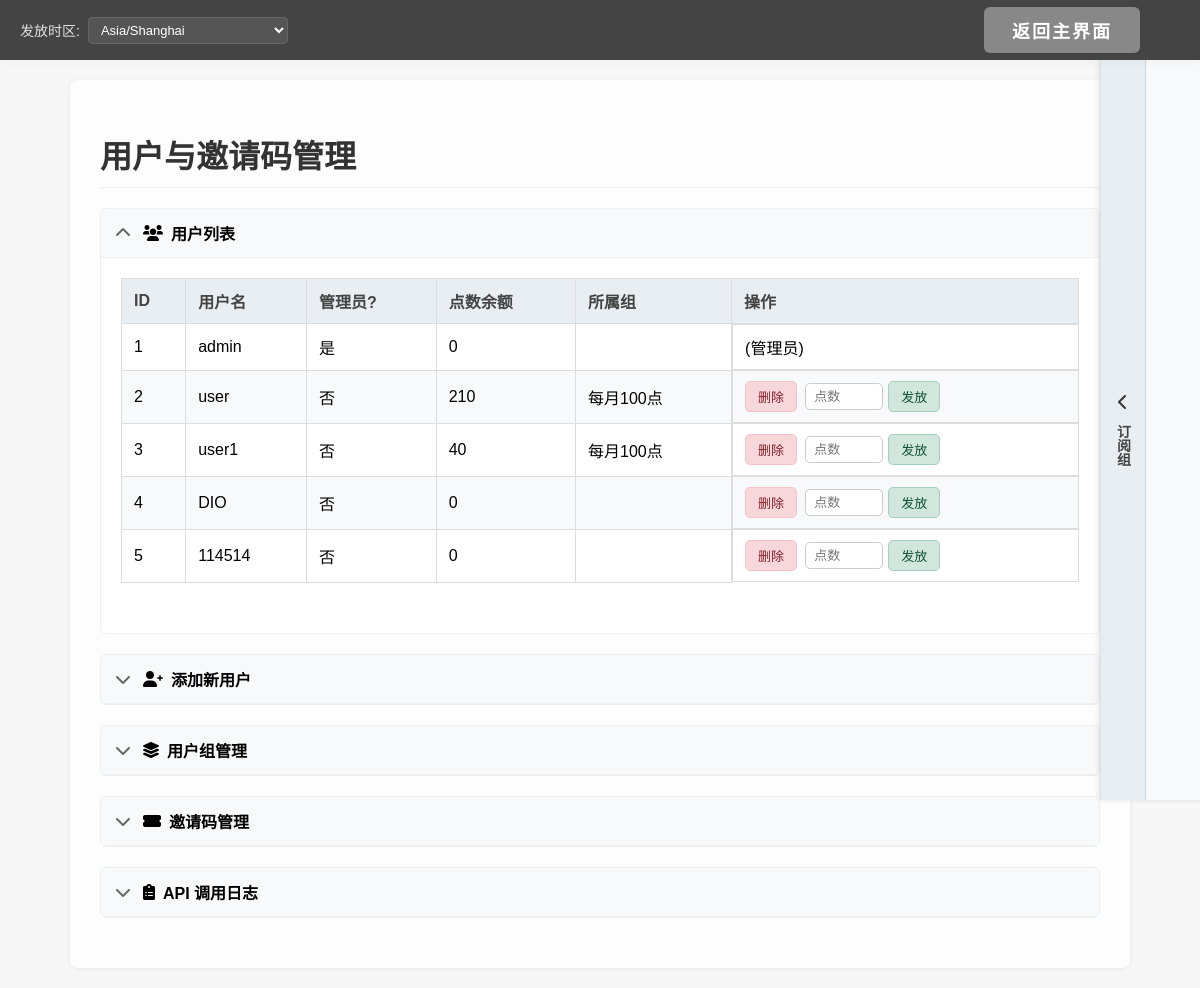
Page /user/manage (signed in) on the earlier database version.
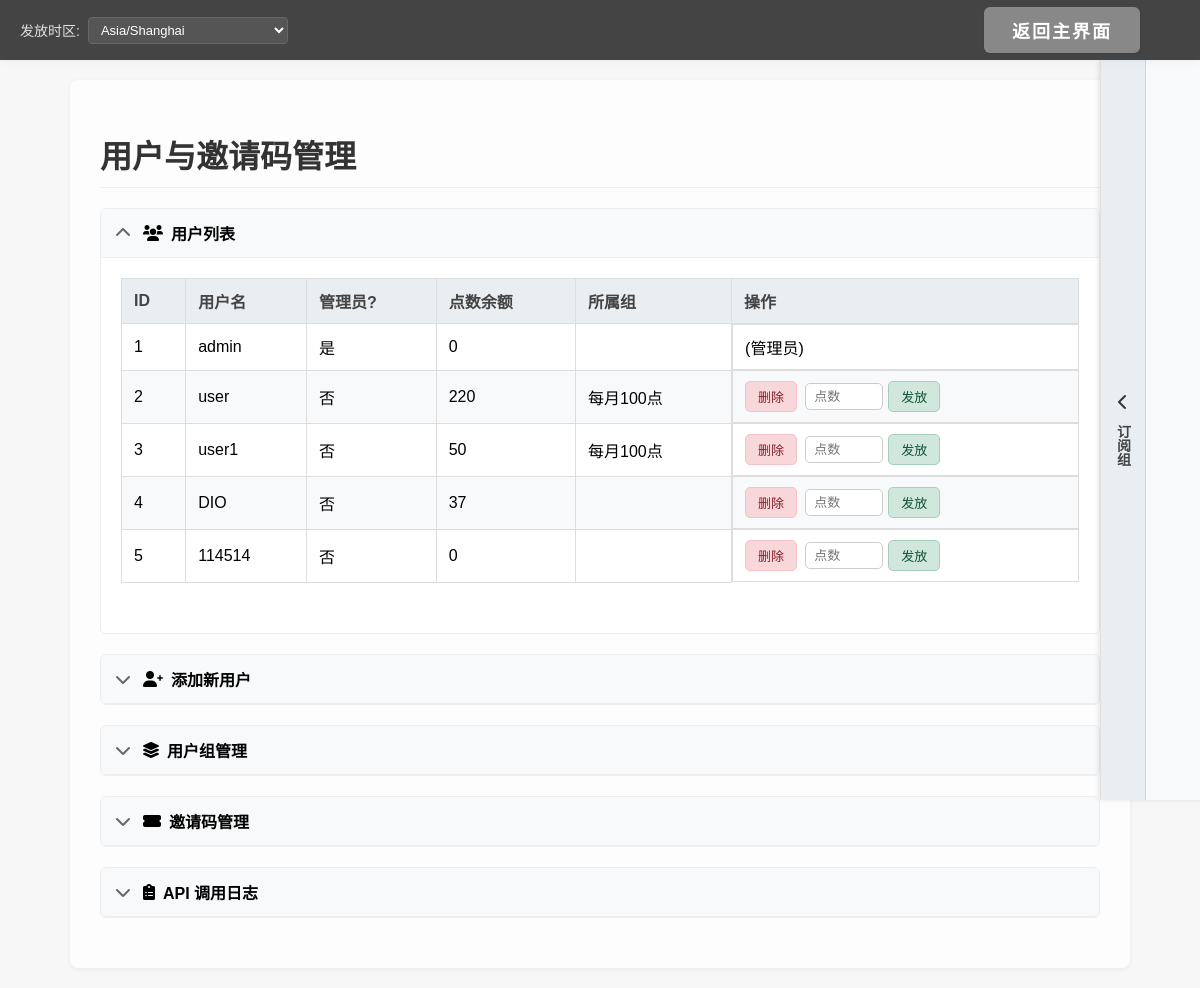
Same page on the later database version.
### app/models/user.py (models this page shows, shortened)
class User(UserMixin, db.Model):
    id = db.Column(db.Integer, primary_key=True)
    username = db.Column(db.String(80), unique=True, nullable=False)
    email = db.Column(db.String(120), unique=True, nullable=True)
    password_hash = db.Column(db.String(128), nullable=False)
    is_admin = db.Column(db.Boolean, default=False)
    password_change_required = db.Column(db.Boolean, default=False, nullable=False)
    auto_save_on_navigate = db.Column(db.Boolean, default=True, nullable=False)
    points = db.Column(db.Integer, default=0, nullable=False)
    active_ai_service_id = db.Column(db.Integer, db.ForeignKey('ai_service.id', use_alter=True, name='fk_user_active_ai_service'), nullable=True)
    active_ai_service = db.relationship('AIService', foreign_keys=[active_ai_service_id], post_update=True)
    groups = db.relationship('Group',
                             secondary=user_group_association,
                             lazy='dynamic', # 返回查询对象
                             back_populates='users')
    @property
    def password(self):
        raise AttributeError('password is not a readable attribute')

### app/user.py (the view, shortened to what this page needs)
@user.route('/manage', methods=['GET', 'POST'])
@login_required
def manage():
    if not current_user.is_admin:
        flash('无权限访问')
        return redirect(url_for('main.index'))
    users = User.query.all()
    groups = Group.query.order_by(Group.name).all()
    return render_template('user_manage.html', users=users, groups=groups)

### app/auth.py (called while the page is built)
@login_manager.user_loader
def load_user(user_id):
    return db.session.get(User, int(user_id))

### app/templates/user_manage.html (shortened to what this page needs)
<!DOCTYPE html>
<html lang="zh-CN">
<head>
    <link rel="stylesheet" href="/static/style.css">
    <link rel="stylesheet" href="https://cdnjs.cloudflare.com/ajax/libs/font-awesome/6.0.0/css/all.min.css">
</head>
<body>
    <div class="top-bar">
        <div class="left-controls">
            <div class="timezone-selector-container">
                <label for="timezone-selector">发放时区:</label>
                <select id="timezone-selector" name="distribution_timezone">
                    <option value="">加载中...</option>
                </select>
            </div>
        </div>
        <div class="right-buttons">
             <a href="{{ url_for('main.index') }}" class="top-btn">返回主界面</a>
        </div>
    </div>
    <div class="container">
        <h1>用户与邀请码管理</h1>
        <details class="collapsible-section" open>
            <summary><i class="fas fa-users"></i> 用户列表</summary>
            <div class="collapsible-content">
                <table>
                    <thead>
                        <tr>
                            <th>ID</th>
                            <th>用户名</th>
                            <th>管理员?</th>
                            <th>点数余额</th>
                            <th>所属组</th>
                            <th>操作</th>
                        </tr>
                    </thead>
                    <tbody>
                        {% for user in users %}
                        <tr>
                            <td>{{ user.id }}</td>
                            <td>{{ user.username }}</td>
                            <td>{{ '是' if user.is_admin else '否' }}</td>
                            <td id="points-{{ user.id }}">{{ user.points }}</td>
                            <td>
                                {% if user.groups %}
                                    {{ user.groups | map(attribute='name') | join(', ') }}
                                {% else %}
                                    -
                                {% endif %}
                            </td>
                            <td class="actions-cell">
                                {% if not user.is_admin %}
                                    <a href="{{ url_for('user.delete', user_id=user.id) }}" class="action-btn delete-btn" onclick="return confirm('确定要删除用户 {{ user.username }} 吗？');">删除</a>
                                    <form class="grant-form" data-user-id="{{ user.id }}">
                                        <input type="number" min="1" placeholder="点数" required>
                                        <button type="submit" class="action-btn">发放</button>
                                    </form>
                                {% else %}
                                    (管理员)
                                {% endif %}
                            </td>
                        </tr>
                        {% endfor %}
                    </tbody>
                </table>
            </div>
        </details>
        <details class="collapsible-section">
            <summary><i class="fas fa-user-plus"></i> 添加新用户</summary>
        </details>
        <details class="collapsible-section">
            <summary><i class="fas fa-layer-group"></i> 用户组管理</summary>
        </details>
        <details class="collapsible-section" id="invitation-code-section">
            <summary><i class="fas fa-ticket-alt"></i> 邀请码管理</summary>
        </details>
        <details class="collapsible-section" id="api-call-log-section">
            <summary><i class="fas fa-clipboard-list"></i> API 调用日志</summary>
        </details>
    </div>
    <div id="subscription-panel" class="collapsed">
        <div class="panel-toggle-handle" title="管理订阅组">
            <i id="panel-toggle-icon" class="fas fa-chevron-left"></i>
            <span class="panel-handle-text">订阅组</span>
        </div>
    </div>
</body>
</html>

### app/static/style.css (style rules this page uses)
body { margin: 0; font-family: 'Microsoft YaHei', Arial, sans-serif; background: #f7f7f7; }
.top-bar { width: 100%; height: 60px; background: #444; display: flex; align-items: center; justify-content: flex-end; box-shadow: 0 2px 8px rgba(0,0,0,0.04); }
.right-buttons { margin-right: 40px; display: flex; gap: 20px; }
.top-btn { background: #888; color: #fff; font-weight: bold; border: none; border-radius: 6px; padding: 10px 28px; font-size: 18px; text-decoration: none; transition: background 0.2s; letter-spacing: 2px; box-shadow: 0 1px 3px rgba(0,0,0,0.06); }

### app/templates/user_manage.html (style rules this page uses)
body { font-family: 'Microsoft YaHei', Arial, sans-serif; margin: 0; background-color: #f7f7f7; padding-top: 60px; overflow-x: hidden; }
.top-bar { background: #444; padding: 0 20px; display: flex; justify-content: space-between; align-items: center; height: 60px; position: fixed; top: 0; left: 0; width: 100%; box-sizing: border-box; z-index: 1001; box-shadow: 0 2px 8px rgba(0,0,0,0.04); }
.top-bar .right-buttons { display: flex; gap: 15px; margin-left: auto; }
.top-bar .left-controls { display: flex; align-items: center; gap: 15px; }
.timezone-selector-container { display: flex; align-items: center; gap: 8px; margin-right: 15px; }
.timezone-selector-container label { color: #e0e0e0; font-size: 14px; margin-bottom: 0; font-weight: normal; }
#timezone-selector { padding: 4px 8px; border: 1px solid #666; border-radius: 4px; background-color: #555; color: #fff; font-size: 13px; max-width: 200px; }
.container { max-width: 1000px; margin: 20px auto; background: #fdfdfd; padding: 30px; border-radius: 8px; box-shadow: 0 1px 5px rgba(0,0,0,0.06); }
h1, h2 { color: #333; border-bottom: 1px solid #eee; padding-bottom: 10px; margin-bottom: 20px; }
table { width: 100%; border-collapse: collapse; margin-bottom: 30px; }
th, td { border: 1px solid #ddd; padding: 10px 12px; text-align: left; vertical-align: middle; }
th { background-color: #e9eef2; font-weight: bold; color: #444; }
tr:nth-child(even) { background-color: #f8f9fa; }
td.actions-cell { display: flex; align-items: center; gap: 8px; flex-wrap: wrap; }
.action-btn { padding: 5px 12px; border: 1px solid #ccc; border-radius: 5px; cursor: pointer; background-color: #f0f0f0; color: #333; font-size: 13px; text-decoration: none; display: inline-block; vertical-align: middle; transition: background-color 0.2s, border-color 0.2s; }
.delete-btn { background-color: #f8d7da; border-color: #f5c2c7; color: #842029; }
.grant-form { display: flex; align-items: center; gap: 5px; }
.grant-form input[type="number"] { width: 60px; padding: 5px 8px; border: 1px solid #ccc; border-radius: 5px; font-size: 13px; }
.grant-form button { background-color: #d1e7dd; border-color: #a3cfbb; color: #0f5132; }
label { display: block; margin-bottom: 8px; font-weight: bold; color: #555; }
.collapsible-section { margin-bottom: 20px; border: 1px solid #eee; border-radius: 6px; overflow: hidden; }
.collapsible-section summary { cursor: pointer; padding: 12px 15px; font-weight: bold; list-style: none; display: flex; align-items: center; gap: 8px; background-color: #f8f9fa; border-bottom: 1px solid #eee; }
.collapsible-section summary::before { content: '\f078'; font-family: 'Font Awesome 6 Free'; font-weight: 900; transition: transform 0.2s; display: inline-block; margin-right: 5px; color: #666; }
.collapsible-section[open] summary { border-bottom: 1px solid #eee; }
.collapsible-section[open] summary::before { transform: rotate(-180deg); }
.collapsible-content { padding: 20px; background-color: #fff; }
#subscription-panel { height: calc(100vh - 60px); position: fixed; right: 0; top: 60px; background-color: #f8f9fa; border-left: 1px solid #e0e0e0; box-shadow: -2px 0 5px rgba(0,0,0,0.1); transition: transform 0.3s ease-in-out, width 0.3s ease-in-out; overflow: hidden; z-index: 999; transform: translateX(calc(100% - 100px)); }
.panel-toggle-handle { width: 45px; height: 100%; position: absolute; left: 0; top: 0; display: flex; flex-direction: column; align-items: center; justify-content: center; cursor: pointer; background-color: #e9eef2; border-right: 1px solid #d0d7de; box-sizing: border-box; }
.panel-toggle-handle .panel-handle-text { writing-mode: vertical-rl; text-orientation: mixed; margin-top: 15px; font-size: 14px; font-weight: bold; color: #444; white-space: nowrap; }
.panel-toggle-handle #panel-toggle-icon { font-size: 16px; color: #333; transition: transform 0.3s ease-in-out; }

Differences in the rows shown:
changed User "user": points "210" → "220"
changed User "user1": points "40" → "50"
changed User "DIO": points "0" → "37"
